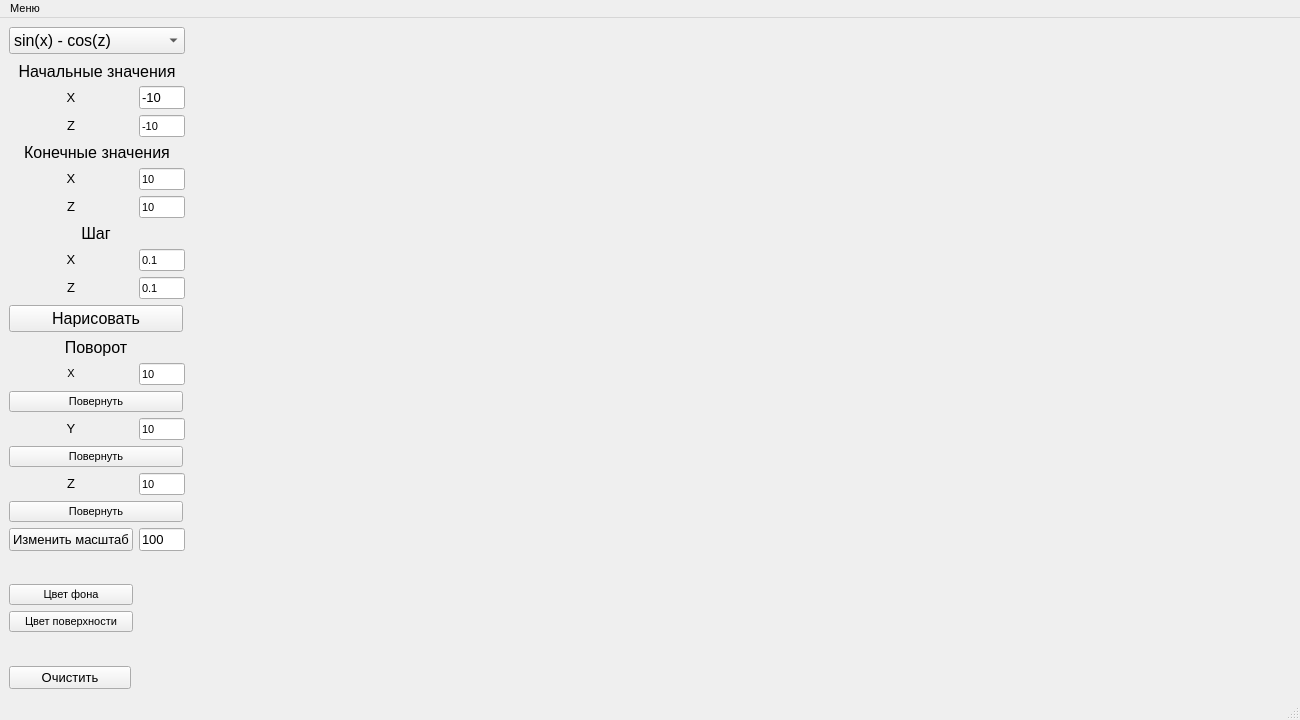
<?xml version="1.0" encoding="UTF-8"?>
<ui version="4.0">
 <class>MainWindow</class>
 <widget class="QMainWindow" name="MainWindow">
  <property name="geometry">
   <rect>
    <x>0</x>
    <y>0</y>
    <width>1300</width>
    <height>720</height>
   </rect>
  </property>
  <property name="minimumSize">
   <size>
    <width>1300</width>
    <height>720</height>
   </size>
  </property>
  <property name="font">
   <font>
    <pointsize>8</pointsize>
   </font>
  </property>
  <property name="windowTitle">
   <string>MainWindow</string>
  </property>
  <widget class="QWidget" name="centralwidget">
   <layout class="QHBoxLayout" name="horizontalLayout">
    <item>
     <layout class="QGridLayout" name="gridLayout">
      <item row="12" column="0">
       <widget class="QLabel" name="xLabel">
        <property name="font">
         <font>
          <pointsize>12</pointsize>
         </font>
        </property>
        <property name="text">
         <string>&lt;html&gt;&lt;head/&gt;&lt;body&gt;&lt;p align=&quot;center&quot;&gt;&lt;span style=&quot; font-size:8pt;&quot;&gt;X&lt;/span&gt;&lt;/p&gt;&lt;/body&gt;&lt;/html&gt;</string>
        </property>
       </widget>
      </item>
      <item row="17" column="0" colspan="2">
       <widget class="QPushButton" name="rotate_z">
        <property name="maximumSize">
         <size>
          <width>174</width>
          <height>16777215</height>
         </size>
        </property>
        <property name="text">
         <string>Повернуть</string>
        </property>
       </widget>
      </item>
      <item row="5" column="0">
       <widget class="QLabel" name="label_6">
        <property name="font">
         <font>
          <pointsize>10</pointsize>
         </font>
        </property>
        <property name="text">
         <string>&lt;html&gt;&lt;head/&gt;&lt;body&gt;&lt;p align=&quot;center&quot;&gt;X&lt;/p&gt;&lt;/body&gt;&lt;/html&gt;</string>
        </property>
       </widget>
      </item>
      <item row="22" column="0">
       <spacer name="verticalSpacer">
        <property name="orientation">
         <enum>Qt::Vertical</enum>
        </property>
        <property name="sizeHint" stdset="0">
         <size>
          <width>20</width>
          <height>40</height>
         </size>
        </property>
       </spacer>
      </item>
      <item row="15" column="0" colspan="2">
       <widget class="QPushButton" name="rotate_y">
        <property name="maximumSize">
         <size>
          <width>174</width>
          <height>16777215</height>
         </size>
        </property>
        <property name="text">
         <string>Повернуть</string>
        </property>
       </widget>
      </item>
      <item row="9" column="0">
       <widget class="QLabel" name="label_9">
        <property name="font">
         <font>
          <pointsize>10</pointsize>
         </font>
        </property>
        <property name="text">
         <string>&lt;html&gt;&lt;head/&gt;&lt;body&gt;&lt;p align=&quot;center&quot;&gt;Z&lt;/p&gt;&lt;/body&gt;&lt;/html&gt;</string>
        </property>
       </widget>
      </item>
      <item row="6" column="0">
       <widget class="QLabel" name="label_8">
        <property name="font">
         <font>
          <pointsize>10</pointsize>
         </font>
        </property>
        <property name="text">
         <string>&lt;html&gt;&lt;head/&gt;&lt;body&gt;&lt;p align=&quot;center&quot;&gt;Z&lt;/p&gt;&lt;/body&gt;&lt;/html&gt;</string>
        </property>
       </widget>
      </item>
      <item row="6" column="1">
       <widget class="QLineEdit" name="z_max">
        <property name="maximumSize">
         <size>
          <width>46</width>
          <height>16777215</height>
         </size>
        </property>
        <property name="text">
         <string>10</string>
        </property>
       </widget>
      </item>
      <item row="12" column="1">
       <widget class="QLineEdit" name="angle_x">
        <property name="maximumSize">
         <size>
          <width>46</width>
          <height>16777215</height>
         </size>
        </property>
        <property name="text">
         <string>10</string>
        </property>
       </widget>
      </item>
      <item row="14" column="0">
       <widget class="QLabel" name="yLabel">
        <property name="font">
         <font>
          <pointsize>10</pointsize>
         </font>
        </property>
        <property name="text">
         <string>&lt;html&gt;&lt;head/&gt;&lt;body&gt;&lt;p align=&quot;center&quot;&gt;Y&lt;/p&gt;&lt;/body&gt;&lt;/html&gt;</string>
        </property>
       </widget>
      </item>
      <item row="5" column="1">
       <widget class="QLineEdit" name="x_max">
        <property name="maximumSize">
         <size>
          <width>46</width>
          <height>16777215</height>
         </size>
        </property>
        <property name="text">
         <string>10</string>
        </property>
       </widget>
      </item>
      <item row="16" column="1">
       <widget class="QLineEdit" name="angle_z">
        <property name="maximumSize">
         <size>
          <width>46</width>
          <height>16777215</height>
         </size>
        </property>
        <property name="text">
         <string>10</string>
        </property>
       </widget>
      </item>
      <item row="2" column="0">
       <widget class="QLabel" name="label_4">
        <property name="font">
         <font>
          <pointsize>10</pointsize>
         </font>
        </property>
        <property name="text">
         <string>&lt;html&gt;&lt;head/&gt;&lt;body&gt;&lt;p align=&quot;center&quot;&gt;X&lt;/p&gt;&lt;/body&gt;&lt;/html&gt;</string>
        </property>
       </widget>
      </item>
      <item row="14" column="1">
       <widget class="QLineEdit" name="angle_y">
        <property name="maximumSize">
         <size>
          <width>46</width>
          <height>16777215</height>
         </size>
        </property>
        <property name="text">
         <string>10</string>
        </property>
       </widget>
      </item>
      <item row="21" column="0">
       <widget class="QPushButton" name="fg">
        <property name="text">
         <string>Цвет поверхности</string>
        </property>
       </widget>
      </item>
      <item row="10" column="0" colspan="2">
       <widget class="QPushButton" name="drawButton">
        <property name="maximumSize">
         <size>
          <width>174</width>
          <height>16777215</height>
         </size>
        </property>
        <property name="font">
         <font>
          <pointsize>12</pointsize>
         </font>
        </property>
        <property name="text">
         <string>Нарисовать</string>
        </property>
       </widget>
      </item>
      <item row="0" column="0" colspan="2">
       <widget class="QComboBox" name="selectionFunc">
        <property name="font">
         <font>
          <pointsize>12</pointsize>
         </font>
        </property>
        <item>
         <property name="text">
          <string>sin(x) - cos(z)</string>
         </property>
        </item>
        <item>
         <property name="text">
          <string>sin(|x|) * |cos(z)|</string>
         </property>
        </item>
        <item>
         <property name="text">
          <string>sin(x) * cos(z)</string>
         </property>
        </item>
        <item>
         <property name="text">
          <string>sin(x) * z</string>
         </property>
        </item>
       </widget>
      </item>
      <item row="20" column="0">
       <widget class="QPushButton" name="bg">
        <property name="text">
         <string>Цвет фона</string>
        </property>
       </widget>
      </item>
      <item row="21" column="1">
       <widget class="ColorView" name="fg_view" native="true">
        <property name="maximumSize">
         <size>
          <width>23</width>
          <height>16777215</height>
         </size>
        </property>
       </widget>
      </item>
      <item row="18" column="0">
       <widget class="QPushButton" name="scaleButton">
        <property name="font">
         <font>
          <pointsize>10</pointsize>
         </font>
        </property>
        <property name="text">
         <string>Изменить масштаб</string>
        </property>
       </widget>
      </item>
      <item row="8" column="0">
       <widget class="QLabel" name="label_7">
        <property name="font">
         <font>
          <pointsize>10</pointsize>
         </font>
        </property>
        <property name="text">
         <string>&lt;html&gt;&lt;head/&gt;&lt;body&gt;&lt;p align=&quot;center&quot;&gt;X&lt;/p&gt;&lt;/body&gt;&lt;/html&gt;</string>
        </property>
       </widget>
      </item>
      <item row="7" column="0" colspan="2">
       <widget class="QLabel" name="label_3">
        <property name="maximumSize">
         <size>
          <width>174</width>
          <height>16777215</height>
         </size>
        </property>
        <property name="font">
         <font>
          <pointsize>12</pointsize>
         </font>
        </property>
        <property name="text">
         <string>&lt;html&gt;&lt;head/&gt;&lt;body&gt;&lt;p align=&quot;center&quot;&gt;Шаг&lt;/p&gt;&lt;/body&gt;&lt;/html&gt;</string>
        </property>
       </widget>
      </item>
      <item row="18" column="1">
       <widget class="QLineEdit" name="scale">
        <property name="maximumSize">
         <size>
          <width>46</width>
          <height>16777215</height>
         </size>
        </property>
        <property name="font">
         <font>
          <pointsize>10</pointsize>
         </font>
        </property>
        <property name="text">
         <string>100</string>
        </property>
       </widget>
      </item>
      <item row="20" column="1">
       <widget class="ColorView" name="bg_view" native="true">
        <property name="maximumSize">
         <size>
          <width>23</width>
          <height>23</height>
         </size>
        </property>
       </widget>
      </item>
      <item row="11" column="0" colspan="2">
       <widget class="QLabel" name="label_10">
        <property name="maximumSize">
         <size>
          <width>174</width>
          <height>16777215</height>
         </size>
        </property>
        <property name="font">
         <font>
          <family>Segoe UI Historic</family>
          <pointsize>12</pointsize>
         </font>
        </property>
        <property name="text">
         <string>&lt;html&gt;&lt;head/&gt;&lt;body&gt;&lt;p align=&quot;center&quot;&gt;Поворот&lt;/p&gt;&lt;/body&gt;&lt;/html&gt;</string>
        </property>
       </widget>
      </item>
      <item row="3" column="1">
       <widget class="QLineEdit" name="z_min">
        <property name="maximumSize">
         <size>
          <width>46</width>
          <height>16777215</height>
         </size>
        </property>
        <property name="text">
         <string>-10</string>
        </property>
       </widget>
      </item>
      <item row="9" column="1">
       <widget class="QLineEdit" name="z_step">
        <property name="maximumSize">
         <size>
          <width>46</width>
          <height>16777215</height>
         </size>
        </property>
        <property name="text">
         <string>0.1</string>
        </property>
       </widget>
      </item>
      <item row="13" column="0" colspan="2">
       <widget class="QPushButton" name="rotate_x">
        <property name="maximumSize">
         <size>
          <width>174</width>
          <height>16777215</height>
         </size>
        </property>
        <property name="text">
         <string>Повернуть</string>
        </property>
       </widget>
      </item>
      <item row="4" column="0" colspan="2">
       <widget class="QLabel" name="label_2">
        <property name="font">
         <font>
          <pointsize>12</pointsize>
         </font>
        </property>
        <property name="text">
         <string>&lt;html&gt;&lt;head/&gt;&lt;body&gt;&lt;p align=&quot;center&quot;&gt;Конечные значения&lt;/p&gt;&lt;/body&gt;&lt;/html&gt;</string>
        </property>
       </widget>
      </item>
      <item row="0" column="2" rowspan="24">
       <widget class="Canvas" name="field" native="true">
        <property name="sizePolicy">
         <sizepolicy hsizetype="Expanding" vsizetype="Expanding">
          <horstretch>0</horstretch>
          <verstretch>0</verstretch>
         </sizepolicy>
        </property>
        <property name="minimumSize">
         <size>
          <width>1100</width>
          <height>0</height>
         </size>
        </property>
       </widget>
      </item>
      <item row="1" column="0" colspan="2">
       <widget class="QLabel" name="label">
        <property name="minimumSize">
         <size>
          <width>60</width>
          <height>20</height>
         </size>
        </property>
        <property name="maximumSize">
         <size>
          <width>16777215</width>
          <height>15</height>
         </size>
        </property>
        <property name="font">
         <font>
          <pointsize>12</pointsize>
         </font>
        </property>
        <property name="text">
         <string>&lt;html&gt;&lt;head/&gt;&lt;body&gt;&lt;p align=&quot;center&quot;&gt;Начальные значения&lt;/p&gt;&lt;/body&gt;&lt;/html&gt;</string>
        </property>
       </widget>
      </item>
      <item row="23" column="0">
       <widget class="QPushButton" name="clearButton">
        <property name="maximumSize">
         <size>
          <width>122</width>
          <height>16777215</height>
         </size>
        </property>
        <property name="font">
         <font>
          <pointsize>10</pointsize>
         </font>
        </property>
        <property name="text">
         <string>Очистить</string>
        </property>
       </widget>
      </item>
      <item row="16" column="0">
       <widget class="QLabel" name="zLabel">
        <property name="font">
         <font>
          <pointsize>10</pointsize>
         </font>
        </property>
        <property name="text">
         <string>&lt;html&gt;&lt;head/&gt;&lt;body&gt;&lt;p align=&quot;center&quot;&gt;Z&lt;/p&gt;&lt;/body&gt;&lt;/html&gt;</string>
        </property>
       </widget>
      </item>
      <item row="3" column="0">
       <widget class="QLabel" name="label_5">
        <property name="font">
         <font>
          <pointsize>10</pointsize>
         </font>
        </property>
        <property name="text">
         <string>&lt;html&gt;&lt;head/&gt;&lt;body&gt;&lt;p align=&quot;center&quot;&gt;Z&lt;/p&gt;&lt;/body&gt;&lt;/html&gt;</string>
        </property>
       </widget>
      </item>
      <item row="2" column="1">
       <widget class="QLineEdit" name="x_min">
        <property name="maximumSize">
         <size>
          <width>46</width>
          <height>16777215</height>
         </size>
        </property>
        <property name="font">
         <font>
          <pointsize>10</pointsize>
         </font>
        </property>
        <property name="text">
         <string>-10</string>
        </property>
       </widget>
      </item>
      <item row="8" column="1">
       <widget class="QLineEdit" name="x_step">
        <property name="maximumSize">
         <size>
          <width>46</width>
          <height>16777215</height>
         </size>
        </property>
        <property name="text">
         <string>0.1</string>
        </property>
       </widget>
      </item>
      <item row="19" column="0">
       <spacer name="verticalSpacer_2">
        <property name="orientation">
         <enum>Qt::Vertical</enum>
        </property>
        <property name="sizeHint" stdset="0">
         <size>
          <width>20</width>
          <height>40</height>
         </size>
        </property>
       </spacer>
      </item>
     </layout>
    </item>
   </layout>
  </widget>
  <widget class="QMenuBar" name="menubar">
   <property name="geometry">
    <rect>
     <x>0</x>
     <y>0</y>
     <width>1300</width>
     <height>20</height>
    </rect>
   </property>
   <widget class="QMenu" name="menu">
    <property name="title">
     <string>Меню</string>
    </property>
    <addaction name="progInfo"/>
    <addaction name="authorInfo"/>
    <addaction name="separator"/>
    <addaction name="separator"/>
    <addaction name="exit"/>
   </widget>
   <addaction name="menu"/>
  </widget>
  <widget class="QStatusBar" name="statusbar"/>
  <action name="progInfo">
   <property name="text">
    <string>О программе</string>
   </property>
  </action>
  <action name="authorInfo">
   <property name="text">
    <string>Об авторе</string>
   </property>
  </action>
  <action name="exit">
   <property name="text">
    <string>Выход из программы</string>
   </property>
  </action>
 </widget>
 <customwidgets>
  <customwidget>
   <class>Canvas</class>
   <extends>QWidget</extends>
   <header>canvas.h</header>
   <container>1</container>
  </customwidget>
  <customwidget>
   <class>ColorView</class>
   <extends>QWidget</extends>
   <header>color_view.h</header>
   <container>1</container>
  </customwidget>
 </customwidgets>
 <resources/>
 <connections/>
</ui>
